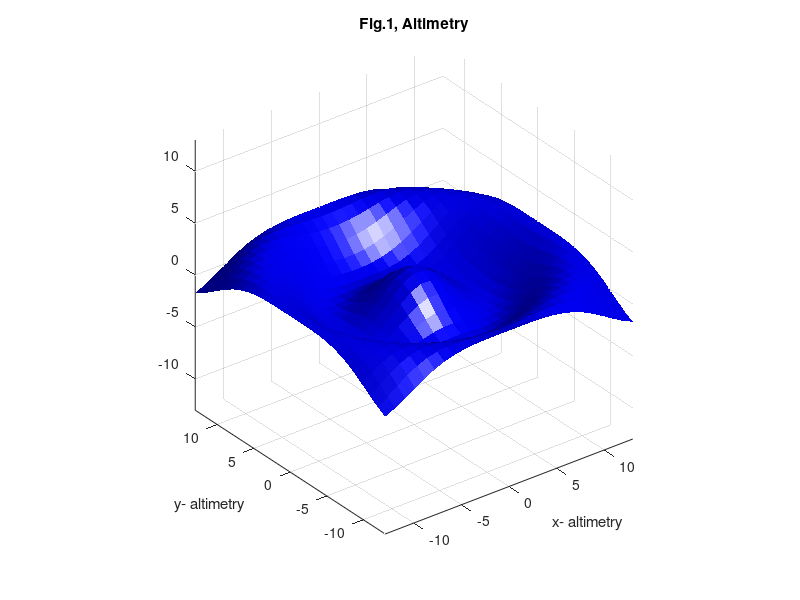

Write the MATLAB code that produced this figure. (Note: this script raises an error after producing the figure.)
%%------NAME Script 1 Breadcrumbssinglecratergenerator
%%---This code is a copy of the presented in this github space https://github.com/adririquelme/singlecratergenerator/blob/main/generate_a_single_crater.m
%%---This code was placed there because A Riquelme has an space in github
%%---This code was used in Improving filtering methods based on the Fast Fourier Transform to delineate objective relief domains: An application to Mare Ingenii lunar area
%%--- correspond with González-Díez et al., 2022a A. González-Díez, J.A. Barreda-Argüeso, L. Rodríguez-Rodríguez, A. Riquelme; located in adririquelme/Single Crater Generator script. [WWW Document]. 
%%--- URL  https://github.com/adririquelme/singlecratergenerator 
%---The name of the matlab script is: generate_a_single_crater.m -%%
%---The present script shows how to design a Synthetic Digital Relief Model (SDRM) of a single crater-%%
%---The most important characteristic employed in the design was the crater morphology, -%%
%---Using the  parameters present in the following sentences, a single crater with either a flat bottom, or a central peak cam be drawn numerically -%%
%---The program is based on two previous codes designed for emulating the propagation of a wave in water-%%
%---the first is https://forum.lawebdefisica.com/forum/el-aula/m%C3%A9todos-inform%C3%A1ticos/24017-ecuacion-de-ondas; -%%
%---the second is https://www.fisicalab.com/apartado/ecuaciones-graficas-mas.-%%
%---The input parameters considered in this program such are: wave length (L), number of rows and columns (M, N),-%%
%---period (T), frequency (fr), oscillating time (t), wave speed (v), amplitude (A).-%%
%---In regards amplitude, this parameter is defined as A = C/sqrt(r), where C is a costant dependent on the energy provided by the medium -%%
%---and r is the distance to the focus. Therefore, in order to avoid the amplitude going to infinite, it is necessary to take a value -%%
%---of the amplitude for very close distances. I took C=1, so when the distance to the focus is less than 0.8 than 0.8, we will say that the Amplitude is 1.-%%
%---The wave radius is rr=((X).^2+(Y).^2).^0.5 providing the r value as r=fr*rr -%%
%---Therefore, changing the frequency it is possible to emulate different waves forms; thus is fr is 0.1 a flat bottomed crater is obtained.-%%
%---However, if fr is 2 a crater whith a central peak if as the parameters further presented are changed.-%%
%---Output files. Different possibilities of results are offered. It is possible to define the folder and path where the file will be saved. -%%
%---The first is a txt ascii file, with and without georeferenced information in the header; the second is an excel file.
%% SECTION 1.---DESCRIPTION OF THE VARIABLES INVOLVED--
% Wave number (k = 2*pi/ wavelength)
% The wavenumber is a frequency magnitude that indicates..
% ... the number of times a single wave vibrates in a unit distance.
% fr=1/T where fr is frequency; T is the period
% long, wavelength
% v, is the wave speed
% the frequency has an inverse relationship with landa, wavelength
% f=v/ long
% L, size of the working square matrix, number of rows or columns
%% SECTION 2.---INPUT DATA--close
clear all
clc;
L=26;
M=L;
N=L;
fr= 2;
% long = input('Enter wavelength: ');
long = L;
% T = input('Enter the period of the wave: ');
T = 1;
Tiempo= 1*T; % Time it will be oscillating.
% phi = input('Enter initial phase: ');
phi = 2*pi*fr*T;

%% ---SECTION 2.1.---We create a grid.
x = linspace(-floor(M/2),floor(M/2),M);
y = linspace(-floor(N/2),floor(N/2),N);
[X,Y] = meshgrid(x,y);
% N = length (L);  %Numero de muestras de la señal= L
% Fs = N
% Wave radius
rr=((X).^2+(Y).^2).^0.5;
r=fr*rr;
%% ---SECTION 2.2.---Amplitude.
% the amplitude, A, is defined as A = C/sqrt(r), where C is a
% costant dependent on the energy provided by the medium and r is the
% distance to the focus. Therefore, in order to avoid the amplitude going to
% infinite, it is necessary to take a value of the amplitude for very close distances.
% I took C=1, so when the distance to the focus is less than 0.8
% than 0.8, we will say that the Amplitude is 1.
r0=0.8;
n = length(r);
N = length (L);  %Number of signal samples= L
Fs = N;
Ts = 1/Fs; % Sampling period (time step)
f= Fs.*(0:(L/2)-1)./L; %vector of true frequencies

%% ---SECTION 2.3.---Paing graphically the wave.
%By means of these two loops and the conditional we distinguish between the two cases
% of the distance to the focus to determine the Amplitude of the wave.
for t = 0:0.1:Tiempo
    for i = 1:n
        for j = 1:n
            if (r(i,j))>r0
                % A = 1./(r(i,j).^0.5);
                A=2;
                A1=1;
                A2=0.5;
                Z(i,j) = A.*(cos(2*pi.*((r(i,j)./long)-(t/T)))); % Wave equation.
            end
        end
    end
    surf(X,Y,Z,'Facecolor','blue','Edgecolor','none');
    title('Fig.1, Altimetry'),
    xlabel('x- altimetry'),ylabel('y- altimetry'),
    axis equal;%By means of this command we can equalise the sizes of the axes.
    camlight right; %add Shadow to better visualise the wave
    lighting phong;%add light to better visualise the wave
end

%% ---SECTION 3.---EXPORT DATA--
%
%%BLOCK IN CASE TESTING THE SCRIPT
folder = 'Results';
if ~exist(folder, 'dir')
    mkdir(folder);
end
%---SECTION 3.1.---Create a excel export file of the central row
baseFileName = 'DEMejepru.xlsx';
fullFileName = fullfile(folder, baseFileName);
writematrix(Z, fullFileName,'sheet','WriteMatrix','Range','A13:Z13');%13
%%%---SECTION 3.2.---Create a export file ascii raster without a georeferencing head
% Zx = fopen(sprintf('K:\Luna\manuscrito\DEMejepru.txt', Z), 'wt');
Zx = fopen(sprintf('DEMejepru.txt', Z), 'wt');
% Zx = fopen(sprintf(fullFileName, Z), 'wt');
fprintf(Zx, [repmat('%9.5f\t', 1, size(Z,2)) '\n'], Z');
fclose(Zx);
%---SECTION 3.3.---Create a export file ascii raster with a georeferencing head --
Zx = fopen(sprintf('DEMejepru_concord.txt', Z), 'wt'); 
% % %     the number of columns and row is written, the value of X,
% % %     and in the origin, the size of the cell and the value that is
% % %     to be assigned to cells without data.
fprintf(Zx, 'ncols\t%s\n',num2str(26));
fprintf(Zx, 'nrows\t%s\n',num2str(26));
fprintf(Zx, 'xllcenter\t%s\n',num2str(0));
fprintf(Zx, 'yllcenter\t%s\n',num2str(0));
fprintf(Zx, 'cellsize\t%s\n',num2str(1));
fprintf(Zx, 'NODATA_value\t%s\n',num2str(-9999));
fprintf(Zx, [repmat('%9.5f\t', 1, size(Z,2)) '\n'], Z');
fclose(Zx);
% END OF THE TEST BLOCK______________
%-----END------%
disp('END');
% END